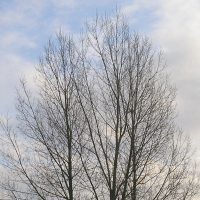
//> input picture viewer/original.png, 200 x 200 px
$ ./steganography_viewer original.png   (built with g++ and OpenCV 4)
//> lines starting //> are read from the running program, lines starting //| are printed output that depends on the picture
#include <opencv2/core/core.hpp>
#include <opencv2/highgui/highgui.hpp>
#include <iostream>
typedef unsigned char byte;

using namespace cv;
using namespace std;

int main( int argc, char** argv )
{
    if( argc != 2)
    {
     cout <<" Usage: display_image ImageToLoadAndDisplay" << endl;
     return -1;
    }

    Mat image;
    image = imread(argv[1], CV_LOAD_IMAGE_COLOR);   // Read the file
//> image is the input picture: 200 rows x 200 cols, CV_8UC3; mean B, G, R 175.3, 170.2, 168.9

    if(! image.data )                              // Check for invalid input
    {
        cout <<  "Could not open or find the image" << std::endl ;
        return -1;
    }

	auto win = "Window ";

	for(char x=0;x<8;x+=1){
		int size = image.total() * image.elemSize();
		for (int i=0;i<size;i++)
			image.data[i]=image.data[i]<<(x!=0);

		auto winName = win + std::to_string(x);
		namedWindow( winName, WINDOW_AUTOSIZE );// Create a window for display.
		imshow( winName, image );                   // Show our image inside it.
		waitKey(0);                                          // Wait for a keystroke in the window
	}
//> this loop made 8 passes
//> pass 2, `imshow( winName, image );`:
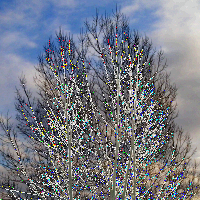
//> window 'Window 1': 200 rows x 200 cols, CV_8UC3; mean B, G, R 132.6, 121.3, 117.1
//> after the loop:
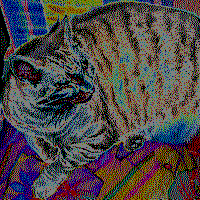
//> image: 200 rows x 200 cols, CV_8UC3; mean B, G, R 71.8, 71, 76.3
    return 0;
}
